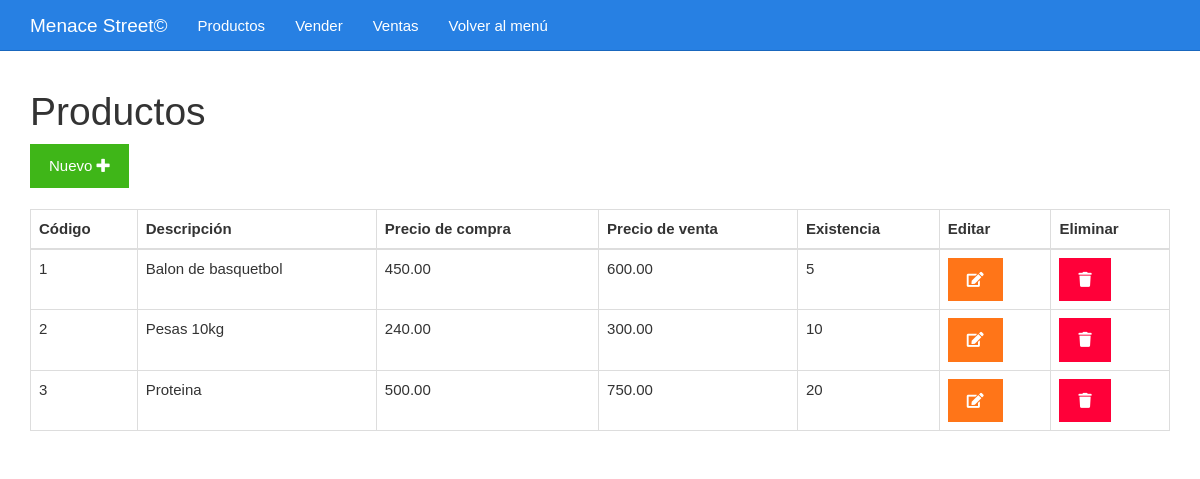
The page /ventasgym/listar.php on the database its author committed.
### tables this page shows
CREATE TABLE `productos` (
  `codigo` bigint(20) UNSIGNED NOT NULL,
  `descripcion` varchar(255) NOT NULL,
  `precioVenta` decimal(5,2) NOT NULL,
  `precioCompra` decimal(5,2) NOT NULL,
  `existencia` int(11) NOT NULL
);

### ventasgym/listar.php (the view)
<?php include_once "encabezado.php" ?>
<?php
include_once "base_de_datos.php";
$sentencia = $base_de_datos->query("SELECT * FROM productos;");
$productos = $sentencia->fetchAll(PDO::FETCH_OBJ);
?>
	<div class="col-xs-12">
		<h1>Productos</h1>
		<div>
			<a class="btn btn-success" href="./formulario.php">Nuevo <i class="fa fa-plus"></i></a>
		</div>
		<br>
		<table class="table table-bordered">
			<thead>
				<tr>
					<th>Código</th>
					<th>Descripción</th>
					<th>Precio de compra</th>
					<th>Precio de venta</th>
					<th>Existencia</th>
					<th>Editar</th>
					<th>Eliminar</th>
				</tr>
			</thead>
			<tbody>
				<?php foreach($productos as $producto){ ?>
				<tr>
					<td><?php echo $producto->codigo ?></td>
					<td><?php echo $producto->descripcion ?></td>
					<td><?php echo $producto->precioCompra ?></td>
					<td><?php echo $producto->precioVenta ?></td>
					<td><?php echo $producto->existencia ?></td>
					<td><a class="btn btn-warning" href="<?php echo "editar.php?codigo=" . $producto->codigo?>"><i class="fa fa-edit"></i></a></td>
					<td><a class="btn btn-danger" href="<?php echo "eliminar.php?codigo=" . $producto->codigo?>"><i class="fa fa-trash"></i></a></td>
				</tr>
				<?php } ?>
			</tbody>
		</table>
	</div>
<?php include_once "pie.php" ?>

### ventasgym/css/estilo.css (style rules this page uses)
body { padding-top: 70px; background: url(https://images-wixmp-ed30a86b8c4ca887773594c2.wixmp.com/f/e3049c6b-24ee-45ad-9a58-d93273001a0c/d4siemv-617770c3-3749-480e-bbae-d5d73d0ab877.jpg/v1/fill/w_800,h_500,q_75,strp/kobe_bryant_vs_michael_jordan_wallpaper_by_lisong24kobe_d4siemv-fullview.jpg?token=eyJ0eXAiOiJKV1QiLCJhbGciOiJIUzI1NiJ9.eyJzdWIiOiJ1cm46YXBwOjdlMGQxODg5ODIyNjQzNzNhNWYwZDQxNWVhMGQyNmUwIiwiaXNzIjoidXJuOmFwcDo3ZTBkMTg4OTgyMjY0MzczYTVmMGQ0MTVlYTBkMjZlMCIsIm9iaiI6W1t7ImhlaWdodCI6Ijw9NTAwIiwicGF0aCI6IlwvZlwvZTMwNDljNmItMjRlZS00NWFkLTlhNTgtZDkzMjczMDAxYTBjXC9kNHNpZW12LTYxNzc3MGMzLTM3NDktNDgwZS1iYmFlLWQ1ZDczZDBhYjg3Ny5qcGciLCJ3aWR0aCI6Ijw9ODAwIn1dXSwiYXVkIjpbInVybjpzZXJ2aWNlOmltYWdlLm9wZXJhdGlvbnMiXX0.TESeLaGiSQZIh7xf1kKACYcN8hnlaSLokx5oPmBD4JA); background-size: 100vw 100vh; background-repeat: no-repeat; }

### rows shown on the page
productos: codigo "1", descripcion "Balon de basquetbol", precioCompra "450.00", precioVenta "600.00", existencia "5"
productos: codigo "2", descripcion "Pesas 10kg", precioCompra "240.00", precioVenta "300.00", existencia "10"
productos: codigo "3", descripcion "Proteina", precioCompra "500.00", precioVenta "750.00", existencia "20"
